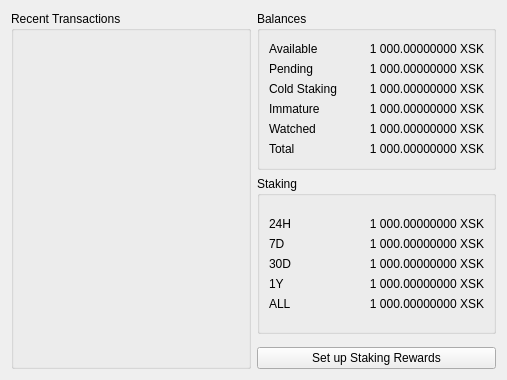
<?xml version="1.0" encoding="UTF-8"?>
<ui version="4.0">
 <class>OverviewPage</class>
 <widget class="QWidget" name="OverviewPage">
  <property name="geometry">
   <rect>
    <x>0</x>
    <y>0</y>
    <width>507</width>
    <height>380</height>
   </rect>
  </property>
  <property name="windowTitle">
   <string>Form</string>
  </property>
  <layout class="QHBoxLayout">
   <property name="sizeConstraint">
    <enum>QLayout::SetMinimumSize</enum>
   </property>
   <item>
    <widget class="QGroupBox" name="transactionsGroup">
     <property name="title">
      <string>Recent Transactions</string>
     </property>
     <layout class="QVBoxLayout" name="transactionsLayout">
      <item>
       <widget class="ListView" name="listTransactions" native="true"/>
      </item>
     </layout>
    </widget>
   </item>
   <item>
    <layout class="QVBoxLayout" name="balancesStakesLayout">
     <property name="sizeConstraint">
      <enum>QLayout::SetNoConstraint</enum>
     </property>
     <item>
      <widget class="QGroupBox" name="balancesGroup">
       <property name="title">
        <string>Balances</string>
       </property>
       <layout class="QFormLayout" name="formLayout">
        <property name="sizeConstraint">
         <enum>QLayout::SetNoConstraint</enum>
        </property>
        <property name="labelAlignment">
         <set>Qt::AlignLeft|Qt::AlignVCenter</set>
        </property>
        <property name="formAlignment">
         <set>Qt::AlignRight|Qt::AlignVCenter</set>
        </property>
        <item row="0" column="0">
         <widget class="QLabel" name="labelAvailableText">
          <property name="text">
           <string>Available</string>
          </property>
         </widget>
        </item>
        <item row="0" column="1">
         <widget class="QLabel" name="labelBalance">
          <property name="text">
           <string>1 000.00000000 XSK</string>
          </property>
          <property name="alignment">
           <set>Qt::AlignRight|Qt::AlignVCenter</set>
          </property>
         </widget>
        </item>
        <item row="1" column="0">
         <widget class="QLabel" name="labelPendingText">
          <property name="text">
           <string>Pending</string>
          </property>
         </widget>
        </item>
        <item row="1" column="1">
         <widget class="QLabel" name="labelUnconfirmed">
          <property name="text">
           <string>1 000.00000000 XSK</string>
          </property>
          <property name="alignment">
           <set>Qt::AlignRight|Qt::AlignVCenter</set>
          </property>
         </widget>
        </item>
        <item row="3" column="0">
         <widget class="QLabel" name="labelColdStakingText">
          <property name="text">
           <string>Cold Staking</string>
          </property>
         </widget>
        </item>
        <item row="3" column="1">
         <widget class="QLabel" name="labelColdStaking">
          <property name="text">
           <string>1 000.00000000 XSK</string>
          </property>
          <property name="alignment">
           <set>Qt::AlignRight|Qt::AlignVCenter</set>
          </property>
         </widget>
        </item>
        <item row="4" column="0">
         <widget class="QLabel" name="labelImmatureText">
          <property name="text">
           <string>Immature</string>
          </property>
         </widget>
        </item>
        <item row="4" column="1">
         <widget class="QLabel" name="labelImmature">
          <property name="text">
           <string>1 000.00000000 XSK</string>
          </property>
          <property name="alignment">
           <set>Qt::AlignRight|Qt::AlignVCenter</set>
          </property>
         </widget>
        </item>
        <item row="5" column="0">
         <widget class="QLabel" name="labelWatchedBalanceText">
          <property name="text">
           <string>Watched</string>
          </property>
         </widget>
        </item>
        <item row="5" column="1">
         <widget class="QLabel" name="labelWatchedBalance">
          <property name="text">
           <string>1 000.00000000 XSK</string>
          </property>
          <property name="alignment">
           <set>Qt::AlignRight|Qt::AlignVCenter</set>
          </property>
         </widget>
        </item>
        <item row="6" column="0">
         <widget class="QLabel" name="labelTotalText">
          <property name="text">
           <string>Total</string>
          </property>
         </widget>
        </item>
        <item row="6" column="1">
         <widget class="QLabel" name="labelTotal">
          <property name="text">
           <string>1 000.00000000 XSK</string>
          </property>
          <property name="alignment">
           <set>Qt::AlignRight|Qt::AlignVCenter</set>
          </property>
         </widget>
        </item>
       </layout>
      </widget>
     </item>
     <item>
      <widget class="QGroupBox" name="stakingGroup">
       <property name="title">
        <string>Staking</string>
       </property>
       <layout class="QFormLayout" name="formLayout_2">
        <property name="labelAlignment">
         <set>Qt::AlignLeft|Qt::AlignVCenter</set>
        </property>
        <property name="formAlignment">
         <set>Qt::AlignRight|Qt::AlignVCenter</set>
        </property>
        <item row="2" column="0">
         <widget class="QLabel" name="label7dStakingStatsText">
          <property name="text">
           <string>7D</string>
          </property>
         </widget>
        </item>
        <item row="2" column="1">
         <widget class="QLabel" name="label7dStakingStats">
          <property name="text">
           <string>1 000.00000000 XSK</string>
          </property>
          <property name="alignment">
           <set>Qt::AlignRight|Qt::AlignVCenter</set>
          </property>
         </widget>
        </item>
        <item row="3" column="0">
         <widget class="QLabel" name="label30dStakingStatsText">
          <property name="text">
           <string>30D</string>
          </property>
         </widget>
        </item>
        <item row="3" column="1">
         <widget class="QLabel" name="label30dStakingStats">
          <property name="text">
           <string>1 000.00000000 XSK</string>
          </property>
          <property name="alignment">
           <set>Qt::AlignRight|Qt::AlignVCenter</set>
          </property>
         </widget>
        </item>
        <item row="4" column="0">
         <widget class="QLabel" name="label1yStakingStatsText">
          <property name="text">
           <string>1Y</string>
          </property>
         </widget>
        </item>
        <item row="4" column="1">
         <widget class="QLabel" name="label1yStakingStats">
          <property name="text">
           <string>1 000.00000000 XSK</string>
          </property>
          <property name="alignment">
           <set>Qt::AlignRight|Qt::AlignVCenter</set>
          </property>
         </widget>
        </item>
        <item row="5" column="0">
         <widget class="QLabel" name="labelallStakingStatsText">
          <property name="text">
           <string>ALL</string>
          </property>
         </widget>
        </item>
        <item row="5" column="1">
         <widget class="QLabel" name="labelallStakingStats">
          <property name="text">
           <string>1 000.00000000 XSK</string>
          </property>
          <property name="alignment">
           <set>Qt::AlignRight|Qt::AlignVCenter</set>
          </property>
         </widget>
        </item>
        <item row="1" column="0">
         <widget class="QLabel" name="label24hStakingStatsText">
          <property name="text">
           <string>24H</string>
          </property>
         </widget>
        </item>
        <item row="1" column="1">
         <widget class="QLabel" name="label24hStakingStats">
          <property name="text">
           <string>1 000.00000000 XSK</string>
          </property>
          <property name="alignment">
           <set>Qt::AlignRight|Qt::AlignVCenter</set>
          </property>
         </widget>
        </item>
       </layout>
      </widget>
     </item>
     <item>
      <spacer name="horizontalSpacer">
       <property name="orientation">
        <enum>Qt::Vertical</enum>
       </property>
      </spacer>
     </item>
     <item>
      <widget class="QPushButton" name="showStakingSetup">
       <property name="text">
        <string>Set up Staking Rewards</string>
       </property>
      </widget>
     </item>
    </layout>
   </item>
  </layout>
 </widget>
 <customwidgets>
  <customwidget>
   <class>ListView</class>
   <extends>QWidget</extends>
   <header>listview.h</header>
  </customwidget>
 </customwidgets>
 <resources/>
 <connections/>
</ui>
